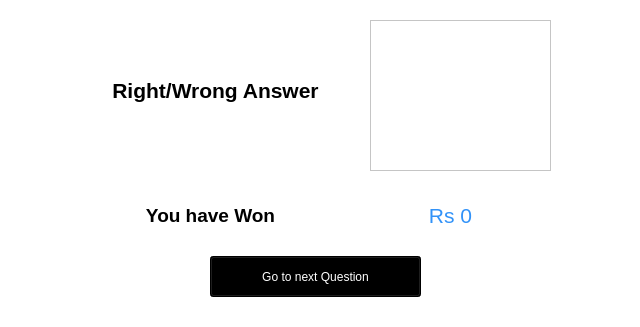
<?xml version="1.0" encoding="UTF-8"?>
<ui version="4.0">
 <class>resultofquestion</class>
 <widget class="QWidget" name="resultofquestion">
  <property name="geometry">
   <rect>
    <x>0</x>
    <y>0</y>
    <width>640</width>
    <height>327</height>
   </rect>
  </property>
  <property name="windowTitle">
   <string>Result</string>
  </property>
  <property name="styleSheet">
   <string notr="true">background-color:white;</string>
  </property>
  <widget class="QLabel" name="result">
   <property name="geometry">
    <rect>
     <x>40</x>
     <y>50</y>
     <width>351</width>
     <height>81</height>
    </rect>
   </property>
   <property name="text">
    <string>&lt;html&gt;&lt;head/&gt;&lt;body&gt;&lt;p align=&quot;center&quot;&gt;&lt;span style=&quot; font-size:16pt; font-weight:600;&quot;&gt;Right/Wrong Answer&lt;/span&gt;&lt;/p&gt;&lt;/body&gt;&lt;/html&gt;</string>
   </property>
  </widget>
  <widget class="QGraphicsView" name="tickorcross">
   <property name="geometry">
    <rect>
     <x>370</x>
     <y>20</y>
     <width>181</width>
     <height>151</height>
    </rect>
   </property>
   <property name="styleSheet">
    <string notr="true">border-image:url(:/resource/resource/tick.png)</string>
   </property>
  </widget>
  <widget class="QLabel" name="uhavwon">
   <property name="geometry">
    <rect>
     <x>120</x>
     <y>190</y>
     <width>181</width>
     <height>51</height>
    </rect>
   </property>
   <property name="text">
    <string>&lt;html&gt;&lt;head/&gt;&lt;body&gt;&lt;p align=&quot;center&quot;&gt;&lt;span style=&quot; font-size:14pt; font-weight:600;&quot;&gt;You have Won&lt;/span&gt;&lt;/p&gt;&lt;/body&gt;&lt;/html&gt;</string>
   </property>
  </widget>
  <widget class="QLabel" name="money">
   <property name="geometry">
    <rect>
     <x>320</x>
     <y>190</y>
     <width>261</width>
     <height>51</height>
    </rect>
   </property>
   <property name="text">
    <string>&lt;html&gt;&lt;head/&gt;&lt;body&gt;&lt;p align=&quot;center&quot;&gt;&lt;span style=&quot; font-size:16pt; color:#3192f8;&quot;&gt;Rs 0&lt;/span&gt;&lt;/p&gt;&lt;/body&gt;&lt;/html&gt;</string>
   </property>
  </widget>
  <widget class="QPushButton" name="pushButton">
   <property name="geometry">
    <rect>
     <x>210</x>
     <y>256</y>
     <width>211</width>
     <height>41</height>
    </rect>
   </property>
   <property name="styleSheet">
    <string notr="true">color:white;
background-color:black;</string>
   </property>
   <property name="text">
    <string>Go to next Question</string>
   </property>
  </widget>
 </widget>
 <resources/>
 <connections/>
</ui>
